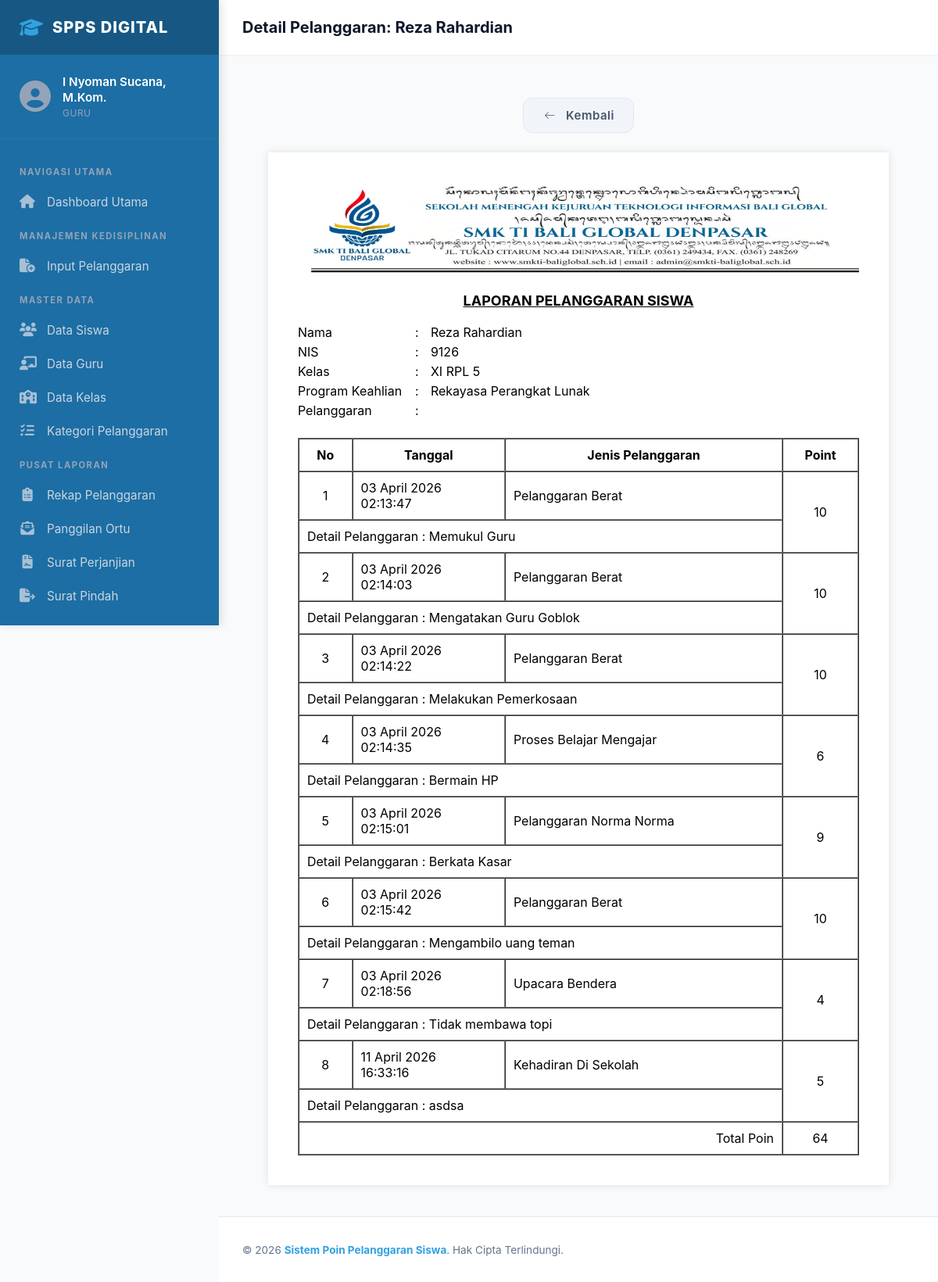
Screenshot of /pages/laporan/detail_pelanggaran.php?nis=9126&from=list_pelanggaran.php (signed in) with the database file from the repository.
### tables this page shows
CREATE TABLE `siswa` (
  `nis` int(5) NOT NULL,
  `nama_siswa` varchar(50) DEFAULT NULL,
  `jenis_kelamin` enum('Laki - Laki','Perempuan') DEFAULT NULL,
  `alamat` varchar(100) DEFAULT NULL,
  `password` varchar(70) DEFAULT NULL,
  `status` enum('aktif','tidak_aktif','lulus','pindah') DEFAULT NULL,
  `id_ortu_wali` int(5) DEFAULT NULL,
  `id_kelas` int(3) DEFAULT NULL
);

CREATE TABLE `tingkat` (
  `id_tingkat` int(1) NOT NULL,
  `tingkat` varchar(6) DEFAULT NULL
);

CREATE TABLE `program_keahlian` (
  `id_program_keahlian` int(5) NOT NULL,
  `program_keahlian` varchar(6) DEFAULT NULL,
  `deskripsi` varchar(50) DEFAULT NULL
);

CREATE TABLE `kelas` (
  `id_kelas` int(5) NOT NULL,
  `id_tingkat` int(11) DEFAULT NULL,
  `id_program_keahlian` int(11) DEFAULT NULL,
  `rombel` int(11) DEFAULT NULL,
  `kode_guru` char(8) DEFAULT NULL
);

CREATE TABLE `pelanggaran_siswa` (
  `id_pelanggaran_siswa` int(5) NOT NULL,
  `tanggal` datetime DEFAULT NULL,
  `nis` int(5) DEFAULT NULL,
  `id_jenis_pelanggaran` int(11) DEFAULT NULL,
  `keterangan` text DEFAULT NULL
);

CREATE TABLE `jenis_pelanggaran` (
  `id_jenis_pelanggaran` int(5) NOT NULL,
  `jenis` varchar(50) DEFAULT NULL,
  `poin` int(2) DEFAULT NULL
);

### pages/laporan/detail_pelanggaran.php (the view, shortened to what this page needs)
<?php
include ROOTPATH . "/config/config.php";
$nis = $_GET['nis'];
$query_siswa = mysqli_query($conn, "SELECT nis, nama_siswa, tingkat, program_keahlian, rombel, deskripsi FROM siswa
LEFT JOIN kelas USING(id_kelas)
LEFT JOIN tingkat USING(id_tingkat)
LEFT JOIN program_keahlian USING(id_program_keahlian)
WHERE nis = '$nis'");
$row_siswa = mysqli_fetch_assoc($query_siswa);
$page_title = "Detail Pelanggaran: " . htmlspecialchars($row_siswa['nama_siswa']);
include ROOTPATH . "/includes/header.php";
?>
<link rel="stylesheet" href="/poin_pelanggaran_siswa/css/pages/laporan/detail_pelanggaran.css">
<?php
$back_page = isset($_GET['from']) ? $_GET['from'] : 'list_pelanggaran.php';
?>
<center class="no-print">
    <div style="display: flex; justify-content: center; align-items:center; gap:15px; margin: 25px 0;">
        <a href="/poin_pelanggaran_siswa/pages/laporan/<?= $back_page ?>" class="btn-back">
            <span>Kembali</span>
        </a>
    </div>
</center>
<div class="page">
    <div class="header">
        <img src="/poin_pelanggaran_siswa/assets/images/kop.jpg" alt="kepala surat" width="100%">
    </div>
    <div class="title">LAPORAN PELANGGARAN SISWA</div>
    <br>
    <div class="content">
        <div class="indent">
            <div class="form-row">
                <div class="label">Nama</div>
                <div class="separator">:</div>
                <div class="field"><?php echo $row_siswa['nama_siswa']; ?></div>
            </div>
            <div class="form-row">
                <div class="label">NIS</div>
                <div class="separator">:</div>
                <div class="field"><?php echo $row_siswa['nis']; ?></div>
            </div>
            <div class="form-row">
                <div class="label">Kelas</div>
                <div class="separator">:</div>
                <div class="field"><?php echo $row_siswa['tingkat'] . ' ' . $row_siswa['program_keahlian'] . ' ' . $row_siswa['rombel'] ?></div>
            </div>
            <div class="form-row">
                <div class="label">Program Keahlian</div>
                <div class="separator">:</div>
                <div class="field"><?php echo $row_siswa['deskripsi']; ?></div>
            </div>
            <div class="form-row">
                <div class="label">Pelanggaran</div>
                <div class="separator">:</div>
            </div>
            <br>
            <table border="1" cellpadding="10" cellspacing="0" width="100%">
                <thead align="center">
                    <tr>
                        <th>No</th>
                        <th>Tanggal</th>
                        <th>Jenis Pelanggaran</th>
                        <th>Point</th>
                    </tr>
                </thead>
                <tbody>
                    <?php
                    $no = 1;
                    $result_pelanggaran = mysqli_query($conn, "SELECT id_pelanggaran_siswa, tanggal, jenis, keterangan, poin FROM pelanggaran_siswa JOIN siswa USING(nis) JOIN jenis_pelanggaran USING(id_jenis_pelanggaran) WHERE nis = '$nis'");
                    while ($row_pelanggaran = mysqli_fetch_assoc($result_pelanggaran)){
                    ?>
                    <tr>
                        <td align="center"><?= $no++?></td>
                        <td>
                        <?php
                        $datetime = date("d-m-Y H:i:s", strtotime($row_pelanggaran['tanggal']));
                        $tanggal = explode(" ", $datetime);
                        $jam = $tanggal[1];
                        $tanggal = explode("-", $tanggal[0]);
                        $bulan = array(
                            "01" => "Januari",
                            "02" => "Pebruari",
                            "03" => "Maret",
                            "04" => "April",
                            "05" => "Mei",
                            "06" => "Juni",
                            "07" => "Juli",
                            "08" => "Agustus",
                            "09" => "September",
                            "10" => "Oktober",
                            "11" => "November",
                            "12" => "Desember"
                        );
                        $tanggal = $tanggal[0] . " " . $bulan[$tanggal[1]] . " " . $tanggal[2];
                        echo $tanggal;
                        echo "<br>";
                        echo $jam;
                        ?>
                    </td>
                        <td><?= htmlspecialchars($row_pelanggaran['jenis']) ?></td>
                        <td rowspan="2" align="center"><?= htmlspecialchars($row_pelanggaran['poin']) ?></td>
                    </tr>
                    <tr>
                        <td colspan="3">Detail Pelanggaran : <?= htmlspecialchars($row_pelanggaran['keterangan']) ?></td>
                    </tr>
                    <?php
                        }
                    ?>
                    <tr>
                        <td colspan="3" align="right">Total Poin</td>
                        <td align="center">
                            <?php
                             $total_poin = mysqli_fetch_assoc(mysqli_query($conn, "SELECT SUM(poin) FROM pelanggaran_siswa JOIN jenis_pelanggaran USING(id_jenis_pelanggaran) WHERE nis = '$nis'"))['SUM(poin)'];
                            echo $total_poin;
                            ?>
                        </td>
                    </tr>
                </tbody>
            </table>
        </div>
    </div>
</div>
<?php
include "../../includes/footer.php";
?>

### includes/header.php (shortened to what this page needs)
<!DOCTYPE html>
<html lang="id">
<head>
    <link rel="stylesheet" href="https://cdnjs.cloudflare.com/ajax/libs/font-awesome/6.4.0/css/all.min.css">
    <link rel="stylesheet" href="/poin_pelanggaran_siswa/css/components/header.css">
</head>
<body class="sidebar-layout">
    <nav class="sidebar">
        <div class="sidebar-brand">
            <i class="fas fa-graduation-cap"></i>
            <span>SPPS DIGITAL</span>
        </div>
        <div class="sidebar-user">
            <div class="user-avatar">
                <i class="fas fa-user-circle"></i>
            </div>
            <div class="user-details">
                <p class="user-name"><?php echo htmlspecialchars($_SESSION['nama'] ?? 'Tanpa Nama'); ?></p>
                <p class="user-role"><?php echo ucfirst(htmlspecialchars($_SESSION['role'] ?? 'Peran Tidak Diketahui')); ?></p>
            </div>
        </div>
        <ul class="sidebar-menu">
            <li class="menu-label">Navigasi Utama</li>
            <li>
                <a href="/poin_pelanggaran_siswa/pages/index.php">
                    <i class="fas fa-house"></i>
                    <span>Dashboard Utama</span>
                </a>
            </li>
            <?php if ($_SESSION['role'] !== 'siswa'): ?>
                <li class="menu-label">Manajemen Kedisiplinan</li>
                <li>
                    <a href="/poin_pelanggaran_siswa/pages/pelanggaran/add.php">
                        <i class="fas fa-file-circle-plus"></i>
                        <span>Input Pelanggaran</span>
                    </a>
                </li>
                <li class="menu-label">Master Data</li>
                <li><a href="/poin_pelanggaran_siswa/pages/siswa/list.php"><i class="fas fa-users"></i> Data Siswa</a></li>
                <li><a href="/poin_pelanggaran_siswa/pages/guru/list.php"><i class="fas fa-chalkboard-teacher"></i> Data Guru</a></li>
                <li><a href="/poin_pelanggaran_siswa/pages/kelas/list.php"><i class="fas fa-school"></i> Data Kelas</a></li>
                <li><a href="/poin_pelanggaran_siswa/pages/jenis_pelanggaran/list.php"><i class="fas fa-list-check"></i> Kategori Pelanggaran</a></li>
                <li class="menu-label">Pusat Laporan</li>
                <li><a href="/poin_pelanggaran_siswa/pages/laporan/list_pelanggaran.php"><i class="fas fa-clipboard-list"></i> Rekap Pelanggaran</a></li>
                <li><a href="/poin_pelanggaran_siswa/pages/laporan/list_panggilan_ortu.php"><i class="fas fa-envelope-open-text"></i> Panggilan Ortu</a></li>
                <li><a href="/poin_pelanggaran_siswa/pages/laporan/list_perjanjian.php"><i class="fas fa-file-contract"></i> Surat Perjanjian</a></li>
                <li><a href="/poin_pelanggaran_siswa/pages/laporan/list_pindah.php"><i class="fas fa-file-export"></i> Surat Pindah</a></li>
            <?php endif; ?>
            <li class="menu-label">Pengaturan Akun</li>
        </ul>
    </nav>
    <div class="content-wrapper">
        <header class="top-bar">
            <h2><?php echo $page_title ?? 'Beranda'; ?></h2>
        </header>
        <main>

### css/components/header.css (style rules this page uses)
* { box-sizing: border-box; }
:root { --sidebar-width: 280px; --primary-color: #33A1E0; --sidebar-bg: #1C6EA4; --sidebar-hover: #144E75; --text-muted: #94a3b8; --topbar-height: 70px; }
body { margin: 0; padding: 0; font-family: 'Inter', system-ui, -apple-system, sans-serif; background-color: #f8fafc; }
.sidebar-layout { display: flex; }
.sidebar { width: var(--sidebar-width); height: 100vh; background-color: var(--sidebar-bg); color: white; position: fixed; left: 0; top: 0; display: flex; flex-direction: column; z-index: 1000; box-shadow: 4px 0 10px rgba(0,0,0,0.1); transition: all 0.3s ease; }
.sidebar-brand { height: var(--topbar-height); display: flex; align-items: center; padding: 0 25px; gap: 12px; background-color: rgba(0,0,0,0.2); }
.sidebar-brand i { font-size: 1.5rem; color: var(--primary-color); }
.sidebar-brand span { font-size: 1.25rem; font-weight: 800; letter-spacing: 1px; }
.sidebar-user { padding: 25px; display: flex; align-items: center; gap: 15px; border-bottom: 1px solid rgba(255,255,255,0.05); }
.user-avatar i { font-size: 2.5rem; color: var(--text-muted); }
.user-details { overflow: hidden; }
.user-name { margin: 0; font-weight: 600; font-size: 0.95rem; white-space: normal; line-height: 1.3; color: white; }
.user-role { margin: 2px 0 0; font-size: 0.75rem; color: var(--text-muted); text-transform: uppercase; letter-spacing: 0.5px; }
.sidebar-menu { list-style: none; padding: 20px 0; margin: 0; flex: 1; overflow-y: auto; }
.menu-label { padding: 15px 25px 10px; font-size: 0.7rem; text-transform: uppercase; letter-spacing: 1.5px; color: var(--text-muted); font-weight: 700; }
.sidebar-menu li { position: relative; }
.sidebar-menu a { display: flex; align-items: center; padding: 12px 25px; color: #cbd5e1; text-decoration: none; gap: 15px; transition: all 0.2s ease; font-size: 0.95rem; }
.sidebar-menu a i:not(.arrow) { width: 20px; text-align: center; font-size: 1.1rem; opacity: 0.8; }
.content-wrapper { flex: 1; margin-left: var(--sidebar-width); min-height: 100vh; display: flex; flex-direction: column; }
.top-bar { height: var(--topbar-height); background-color: white; display: flex; align-items: center; padding: 0 30px; box-shadow: 0 1px 3px rgba(0,0,0,0.05); position: sticky; top: 0; z-index: 900; }
.top-bar h2 { margin: 0; font-size: 1.25rem; font-weight: 700; color: #0f172a; }
main { padding: 30px; flex: 1; }

### css/pages/laporan/detail_pelanggaran.css (style rules this page uses)
.btn-back { display: flex; align-items: center; justify-content: center; gap: 12px; padding: 12px 24px; background: #f1f5f9; color: #475569; border: 1.5px solid #e2e8f0; border-radius: 12px; font-weight: 600; font-size: 15px; letter-spacing: 0.5px; cursor: pointer; transition: all 0.3s cubic-bezier(0.4, 0, 0.2, 1); text-decoration: none; }
.btn-back svg { fill: currentColor; }
.page { width: 210mm; min-height: 297mm; padding: 10mm; margin: 10px auto; background: white; box-shadow: 0 0 10px rgba(0,0,0,0.1); }
.title { text-align: center; font-weight: bold; font-size: 18px; margin-top: 20px; text-decoration: underline; }
.form-row { display: flex; margin-bottom: 5px; }
.label { width: 150px; }
.separator { width: 20px; }
.field { flex: 1; }

### rows the page displays
siswa: nama_siswa "Detail Pelanggaran: Reza Rahardian", nama_siswa "Reza Rahardian", nis "9126", tingkat.tingkat "XI", program_keahlian.program_keahlian "RPL", id_kelas.rombel "5", program_keahlian.deskripsi "Rekayasa Perangkat Lunak"
pelanggaran_siswa: tanggal "03 April 2026", tanggal "02:13:47", id_jenis_pelanggaran.jenis "Pelanggaran Berat", id_jenis_pelanggaran.poin "10", keterangan "Memukul Guru"
pelanggaran_siswa: tanggal "03 April 2026", tanggal "02:14:03", id_jenis_pelanggaran.jenis "Pelanggaran Berat", id_jenis_pelanggaran.poin "10", keterangan "Mengatakan Guru Goblok"
pelanggaran_siswa: tanggal "03 April 2026", tanggal "02:14:22", id_jenis_pelanggaran.jenis "Pelanggaran Berat", id_jenis_pelanggaran.poin "10", keterangan "Melakukan Pemerkosaan"
pelanggaran_siswa: tanggal "03 April 2026", tanggal "02:14:35", id_jenis_pelanggaran.jenis "Proses Belajar Mengajar", id_jenis_pelanggaran.poin "6", keterangan "Bermain HP"
pelanggaran_siswa: tanggal "03 April 2026", tanggal "02:15:01", id_jenis_pelanggaran.jenis "Pelanggaran Norma Norma", id_jenis_pelanggaran.poin "9", keterangan "Berkata Kasar"
pelanggaran_siswa: tanggal "03 April 2026", tanggal "02:15:42", id_jenis_pelanggaran.jenis "Pelanggaran Berat", id_jenis_pelanggaran.poin "10", keterangan "Mengambilo uang teman"
pelanggaran_siswa: tanggal "03 April 2026", tanggal "02:18:56", id_jenis_pelanggaran.jenis "Upacara Bendera", id_jenis_pelanggaran.poin "4", keterangan "Tidak membawa topi"
pelanggaran_siswa: tanggal "11 April 2026", tanggal "16:33:16", id_jenis_pelanggaran.jenis "Kehadiran Di Sekolah", id_jenis_pelanggaran.poin "5", keterangan "asdsa"

### other values shown
$_SESSION['nama'] "I Nyoman Sucana, M.Kom."
$_SESSION['role'] "GURU"
$total_poin "64"
